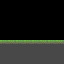

This is a level from a 2D game, rendered from its Tiled map with the project's own tilesets. A one-line summary and the complete map file follow:
An orthogonal 8x8 tile map with 8x8 px tiles, 2 tile layers (foreground, flagmap), 2 tilesets.

<map version="1.0" orientation="orthogonal" renderorder="right-down" width="8" height="8" tilewidth="8" tileheight="8" nextobjectid="1">
 <tileset firstgid="1" name="ztiles-foreground" tilewidth="8" tileheight="8" tilecount="512" columns="16">
  <image source="ztiles-foreground.png" trans="ff00ff" width="128" height="128" />
 </tileset>
 <tileset firstgid="513" name="tiled-collission" tilewidth="8" tileheight="8" tilecount="64" columns="16">
  <image source="../../../tools/assetmanager/tiled-collission.png" trans="ff00ff" width="128" height="32" />
 </tileset>
 <layer name="foreground" width="8" height="8">
  <data encoding="csv">
0,0,0,0,0,0,0,0,
0,0,0,0,0,0,0,0,
0,0,0,0,0,0,0,0,
0,0,0,0,0,0,0,0,
0,0,0,0,0,0,0,0,
1,2,1,1,1,2,1,2,
17,17,17,17,17,17,17,17,
17,17,17,17,17,17,17,17
</data>
 </layer>
 <layer name="flagmap" width="8" height="8">
  <data encoding="csv">
0,0,0,0,0,0,0,0,
0,0,0,0,0,0,0,0,
0,0,0,0,0,0,0,0,
0,0,0,0,0,0,0,0,
0,0,0,0,0,0,0,0,
513,513,513,513,513,513,513,513,
513,513,513,513,513,513,513,513,
513,513,513,513,513,513,513,513
</data>
 </layer>
</map>
